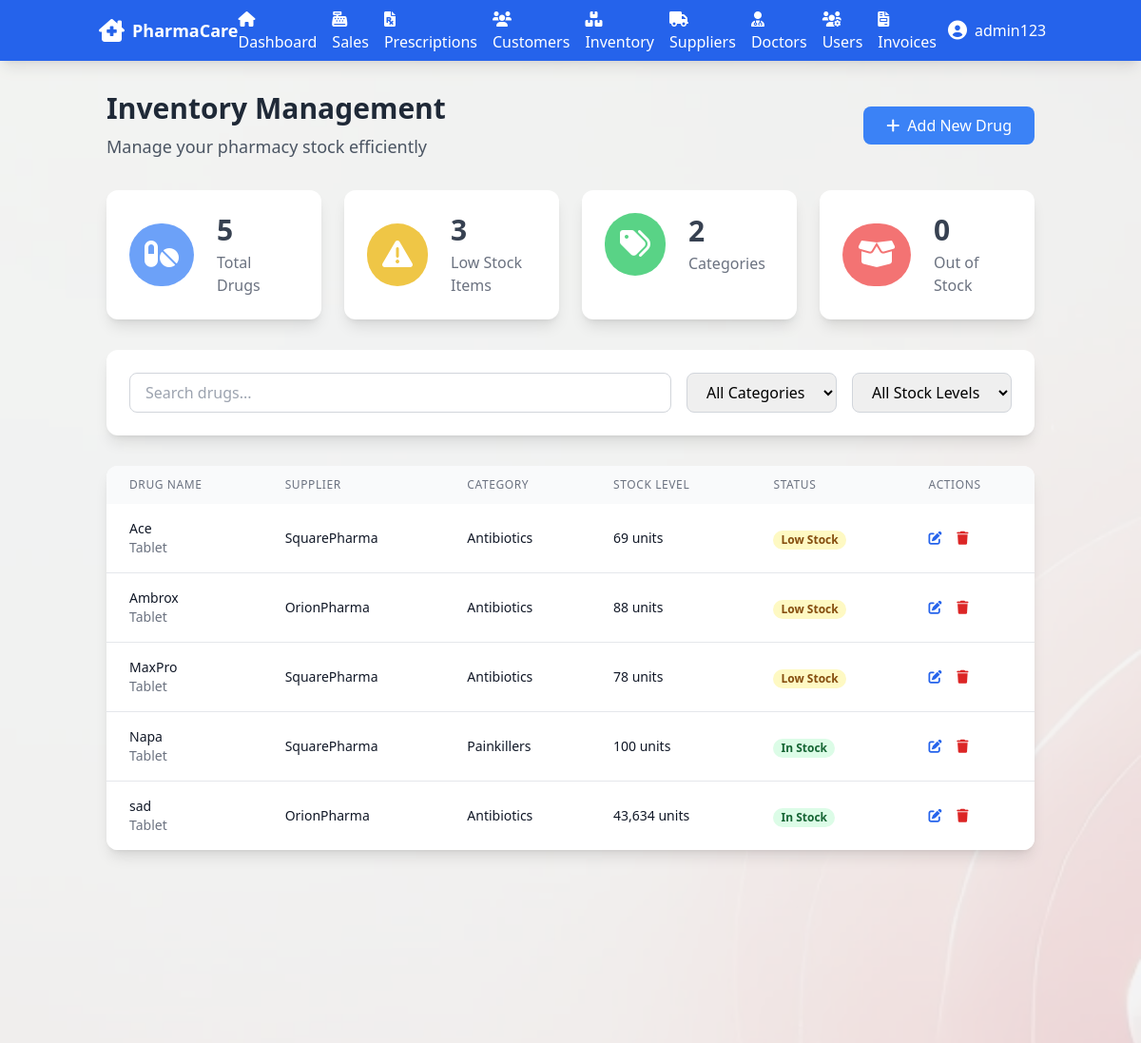
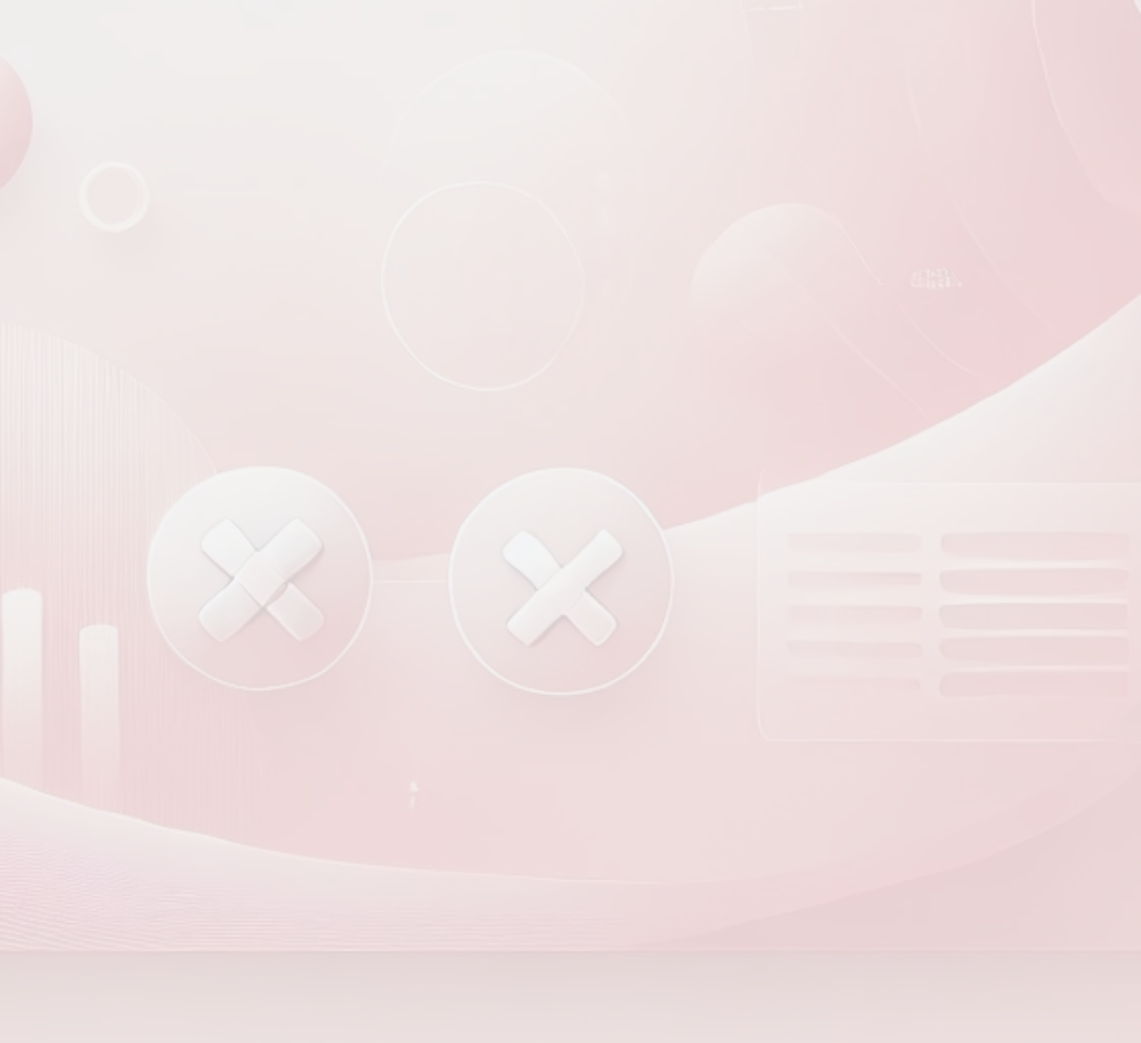
Screenshot of /inventory/inventory.php (signed in) with the database file from the repository (2 pictures, top to bottom).
### tables this page shows
CREATE TABLE `drug` (
  `drug_id` int(11) NOT NULL,
  `name` varchar(100) NOT NULL,
  `description` varchar(200) DEFAULT NULL,
  `dosage_form` varchar(50) DEFAULT NULL,
  `category_id` int(11) DEFAULT NULL,
  `supplier_id` int(11) DEFAULT NULL
);

CREATE TABLE `supplier` (
  `supplier_id` int(11) NOT NULL,
  `name` varchar(100) NOT NULL,
  `contact_info` varchar(200) DEFAULT NULL,
  `payment_terms` varchar(100) DEFAULT NULL,
  `user_id` int(11) DEFAULT NULL
);

CREATE TABLE `drug_category` (
  `category_id` int(11) NOT NULL,
  `name` varchar(50) NOT NULL,
  `description` varchar(200) DEFAULT NULL
);

CREATE TABLE `stock_item` (
  `stock_item_id` int(11) NOT NULL,
  `drug_id` int(11) DEFAULT NULL,
  `supplier_id` int(11) DEFAULT NULL,
  `quantity` int(11) NOT NULL,
  `expiry_date` date DEFAULT NULL,
  `unit_price` decimal(10,2) NOT NULL,
  `user_id` int(11) DEFAULT NULL
);

### includes/db_connect.php (called while the page is built, shortened)
<?php
$base_url = 'http://127.0.0.1/pharmacy_management_system/';
?>

### inventory/inventory.php (the view, shortened to what this page needs)
<?php
require_once '../includes/db_connect.php';
$supplier_id = $_SESSION['supplier_id'] ?? null;
?>
<!DOCTYPE html>
<html>
<head>
</head>
<?php include_once '../includes/header.php'; ?>
<div class="relative min-h-screen">
    <div class="absolute inset-0 z-0 pointer-events-none">
        <img src="../assets/images/image2.png" class="w-full h-full object-cover opacity-15" alt="Background">
    </div>
    <div class="container mx-auto px-6 py-8 relative z-10">
        <div class="flex justify-between items-center mb-8">
            <h2 class="text-3xl font-bold text-gray-800 animate__animated animate__fadeIn">
                Inventory Management
                <span class="block text-lg font-normal text-gray-600 mt-2">Manage your pharmacy stock efficiently</span>
            </h2>
            <button onclick="window.location.href='add_drug.php'" class="bg-blue-500 hover:bg-blue-600 text-white px-6 py-2 rounded-lg transition duration-300 flex items-center">
                <i class="fas fa-plus mr-2"></i> Add New Drug
            </button>
        </div>
        <div class="grid grid-cols-1 md:grid-cols-4 gap-6 mb-8">
            <?php
            $stats = [
                [
                    'query' => $is_admin ? "SELECT COUNT(*) FROM DRUG" : "SELECT COUNT(*) FROM DRUG WHERE supplier_id = $supplier_id",
                    'title' => 'Total Drugs',
                    'icon' => 'fas fa-pills',
                    'color' => 'blue'
                ],
                [
                    'query' => $is_admin ? "SELECT COUNT(*) FROM STOCK_ITEM WHERE quantity < 100" : "SELECT COUNT(*) FROM STOCK_ITEM WHERE quantity < 100 AND supplier_id = $supplier_id",
                    'title' => 'Low Stock Items',
                    'icon' => 'fas fa-exclamation-triangle',
                    'color' => 'yellow'
                ],
                [
                    'query' => "SELECT COUNT(*) FROM DRUG_CATEGORY",
                    'title' => 'Categories',
                    'icon' => 'fas fa-tags',
                    'color' => 'green'
                ],
                [
                    'query' => $is_admin ? "SELECT COUNT(*) FROM STOCK_ITEM WHERE quantity = 0" : "SELECT COUNT(*) FROM STOCK_ITEM WHERE quantity = 0 AND supplier_id = $supplier_id",
                    'title' => 'Out of Stock',
                    'icon' => 'fas fa-box-open',
                    'color' => 'red'
                ]
            ];
            foreach ($stats as $stat) {
                $stmt = $pdo->query($stat['query']);
                $count = $stmt->fetchColumn();
            ?>
                <div class="bg-white rounded-xl shadow-lg p-6 animate__animated animate__fadeInUp">
                    <div class="flex items-center">
                        <div class="p-4 rounded-full bg-<?php echo $stat['color']; ?>-500 bg-opacity-75">
                            <i class="<?php echo $stat['icon']; ?> fa-2x text-white"></i>
                        </div>
                        <div class="ml-6">
                            <h4 class="text-3xl font-bold text-gray-700"><?php echo number_format($count); ?></h4>
                            <div class="text-gray-500 mt-1"><?php echo $stat['title']; ?></div>
                        </div>
                    </div>
                </div>
            <?php } ?>
        </div>
        <div class="bg-white rounded-xl shadow-lg p-6 mb-8">
            <div class="flex flex-col md:flex-row gap-4">
                <div class="flex-1">
                    <input type="text" id="search" placeholder="Search drugs..."
                           class="w-full px-4 py-2 rounded-lg border border-gray-300 focus:ring-2 focus:ring-blue-500 focus:border-blue-500">
                </div>
                <div class="flex gap-4">
                    <select id="category" class="px-4 py-2 rounded-lg border border-gray-300 focus:ring-2 focus:ring-blue-500 focus:border-blue-500">
                        <option value="">All Categories</option>
                    </select>
                    <select id="stock" class="px-4 py-2 rounded-lg border border-gray-300 focus:ring-2 focus:ring-blue-500 focus:border-blue-500">
                        <option value="">All Stock Levels</option>
                    </select>
                </div>
            </div>
        </div>
        <div class="bg-white rounded-xl shadow-lg overflow-hidden">
            <table class="min-w-full">
                <thead class="bg-gray-50">
                    <tr>
                        <th class="px-6 py-3 text-left text-xs font-medium text-gray-500 uppercase tracking-wider">Drug Name</th>
                        <th class="px-6 py-3 text-left text-xs font-medium text-gray-500 uppercase tracking-wider">Supplier</th>
                        <th class="px-6 py-3 text-left text-xs font-medium text-gray-500 uppercase tracking-wider">Category</th>
                        <th class="px-6 py-3 text-left text-xs font-medium text-gray-500 uppercase tracking-wider">Stock Level</th>
                        <th class="px-6 py-3 text-left text-xs font-medium text-gray-500 uppercase tracking-wider">Status</th>
                        <th class="px-6 py-3 text-left text-xs font-medium text-gray-500 uppercase tracking-wider">Actions</th>
                    </tr>
                </thead>
                <tbody class="bg-white divide-y divide-gray-200">
                    <?php
                    $query = "SELECT d.*, dc.name as category_name, si.quantity, s.name as supplier_name
                             FROM DRUG d
                             LEFT JOIN DRUG_CATEGORY dc ON d.category_id = dc.category_id
                             LEFT JOIN STOCK_ITEM si ON d.drug_id = si.drug_id
                             LEFT JOIN SUPPLIER s ON d.supplier_id = s.supplier_id ";
                    $query .= $is_admin ? "" : "WHERE d.supplier_id = $supplier_id ";
                    $query .= "ORDER BY d.name";
                    $drugs = $pdo->query($query);
                    while ($drug = $drugs->fetch()) {
                        $stockStatus = '';
                        $statusColor = '';
                        if ($drug['quantity'] <= 0) {
                            $stockStatus = 'Out of Stock';
                            $statusColor = 'red';
                        } elseif ($drug['quantity'] < 100) {
                            $stockStatus = 'Low Stock';
                            $statusColor = 'yellow';
                        } else {
                            $stockStatus = 'In Stock';
                            $statusColor = 'green';
                        }
                    ?>
                        <tr class="hover:bg-gray-50">
                            <td class="px-6 py-4 whitespace-nowrap">
                                <div class="text-sm font-medium text-gray-900"><?php echo htmlspecialchars($drug['name']); ?></div>
                                <div class="text-sm text-gray-500"><?php echo htmlspecialchars($drug['dosage_form']); ?></div>
                            </td>
                            <td class="px-6 py-4 whitespace-nowrap">
                                <div class="text-sm text-gray-900"><?php echo htmlspecialchars($drug['supplier_name']); ?></div>
                            </td>
                            <td class="px-6 py-4 whitespace-nowrap">
                                <div class="text-sm text-gray-900"><?php echo htmlspecialchars($drug['category_name']); ?></div>
                            </td>
                            <td class="px-6 py-4 whitespace-nowrap">
                                <div class="text-sm text-gray-900"><?php echo number_format($drug['quantity']); ?> units</div>
                            </td>
                            <td class="px-6 py-4 whitespace-nowrap">
                                <span class="px-2 inline-flex text-xs leading-5 font-semibold rounded-full bg-<?php echo $statusColor; ?>-100 text-<?php echo $statusColor; ?>-800">
                                    <?php echo $stockStatus; ?>
                                </span>
                            </td>
                            <td class="px-6 py-4 whitespace-nowrap text-sm font-medium">
                                <?php if ($is_admin || $drug['supplier_id'] == $supplier_id) { ?>
                                    <button class="text-blue-600 hover:text-blue-900 mr-3" onclick="window.location.href='edit_drug.php?id=<?php echo $drug['drug_id']; ?>'">
                                        <i class="fas fa-edit"></i>
                                    </button>
                                <?php } ?>
                                <?php if ($is_admin) { ?>
                                    <button class="text-red-600 hover:text-red-900" onclick="deleteDrug(<?php echo $drug['drug_id']; ?>)">
                                        <i class="fas fa-trash"></i>
                                    </button>
                                <?php } ?>
                            </td>
                        </tr>
                    <?php } ?>
                </tbody>
            </table>
        </div>
    </div>
</div>
<?php include_once '../includes/footer.php'; ?>

### includes/header.php (shortened to what this page needs)
<?php
$is_admin = ($_SESSION['role'] === 'Administrator');
$is_supplier = ($_SESSION['role'] === 'Supplier');
$is_doctor = ($_SESSION['role'] === 'Doctor');
?>
<!DOCTYPE html>
<html lang="en">
<head>
    <script src="https://cdn.tailwindcss.com"></script>
    <link href="https://cdnjs.cloudflare.com/ajax/libs/font-awesome/6.0.0/css/all.min.css" rel="stylesheet">
</head>
<body class="bg-gray-100">
    <nav class="bg-blue-600 shadow-lg">
        <div class="container mx-auto px-4">
            <div class="flex items-center h-16">
                <div class="flex-shrink-0">
                    <a href="<?php echo $base_url; ?>" class="flex items-center space-x-2">
                        <i class="fas fa-clinic-medical text-2xl text-white"></i>
                        <span class="text-white text-lg font-semibold">PharmaCare</span>
                    </a>
                </div>
                <div class="flex-grow flex justify-center space-x-4">
                    <a href="<?php echo $base_url; ?>" class="nav-link text-white">
                        <i class="fas fa-home nav-icon text-white"></i>
                        <span>Dashboard</span>
                    </a>
                    <?php if (!$is_supplier && !$is_doctor):  ?>
                        <a href="<?php echo $base_url; ?>sales/sales.php" class="nav-link text-white">
                            <i class="fas fa-cash-register nav-icon text-white"></i>
                            <span>Sales</span>
                        </a>
                        <a href="<?php echo $base_url; ?>prescriptions/prescriptions.php" class="nav-link text-white">
                            <i class="fas fa-file-prescription nav-icon text-white"></i>
                            <span>Prescriptions</span>
                        </a>
                        <a href="<?php echo $base_url; ?>customers/customers.php" class="nav-link text-white">
                            <i class="fas fa-users nav-icon text-white"></i>
                            <span>Customers</span>
                        </a>
                    <?php endif; ?>
                    <?php if ($is_admin): ?>
                        <a href="<?php echo $base_url; ?>inventory/inventory.php" class="nav-link text-white">
                            <i class="fas fa-boxes nav-icon text-white"></i>
                            <span>Inventory</span>
                        </a>
                        <a href="<?php echo $base_url; ?>suppliers/suppliers.php" class="nav-link text-white">
                            <i class="fas fa-truck nav-icon text-white"></i>
                            <span>Suppliers</span>
                        </a>
                        <a href="<?php echo $base_url; ?>doctors/doctors.php" class="nav-link text-white">
                            <i class="fas fa-user-md nav-icon text-white"></i>
                            <span>Doctors</span>
                        </a>
                        <a href="<?php echo $base_url; ?>users/users.php" class="nav-link text-white">
                            <i class="fas fa-users-cog nav-icon text-white"></i>
                            <span>Users</span>
                        </a>
                    <?php endif; ?>
                    <?php if ($is_admin || $is_supplier): ?>
                        <a href="<?php echo $base_url; ?>invoices/invoices.php" class="nav-link text-white">
                            <i class="fas fa-file-invoice nav-icon text-white"></i>
                            <span>Invoices</span>
                        </a>
                    <?php endif; ?>
                </div>
                <div class="flex-shrink-0 relative">
                    <button class="flex items-center space-x-2 text-white hover:bg-blue-700 rounded-lg px-3 py-2 transition-colors">
                        <i class="fas fa-user-circle text-xl text-white"></i>
                        <span><?php echo htmlspecialchars($_SESSION['username']); ?></span>
                    </button>
                </div>
            </div>
        </div>
    </nav>
</body>
</html>

### includes/footer.php (shortened to what this page needs)
</body>
</html>

### includes/header.php (style rules this page uses)
.nav-link { @apply flex items-center space-x-2 px-4 py-2 text-white hover:bg-blue-700 rounded-lg transition-colors; }
.nav-icon { @apply text-lg text-white; }

### rows the page displays
drug: name "Ace", dosage_form "Tablet", supplier.name "SquarePharma", category.name "Antibiotics", stock_item.quantity "69", stock_item.quantity "Low Stock"
drug: name "Ambrox", dosage_form "Tablet", supplier.name "OrionPharma", category.name "Antibiotics", stock_item.quantity "88", stock_item.quantity "Low Stock"
drug: name "MaxPro", dosage_form "Tablet", supplier.name "SquarePharma", category.name "Antibiotics", stock_item.quantity "78", stock_item.quantity "Low Stock"
drug: name "Napa", dosage_form "Tablet", supplier.name "SquarePharma", category.name "Painkillers", stock_item.quantity "100", stock_item.quantity "In Stock"
drug: name "sad", dosage_form "Tablet", supplier.name "OrionPharma", category.name "Antibiotics", stock_item.quantity "43,634", stock_item.quantity "In Stock"

### other values shown
$_SESSION['username'] "admin123"
$count "5"
$stat['title'] "Total Drugs"
$count "3"
$stat['title'] "Low Stock Items"
$count "2"
$stat['title'] "Categories"
$count "0"
$stat['title'] "Out of Stock"
